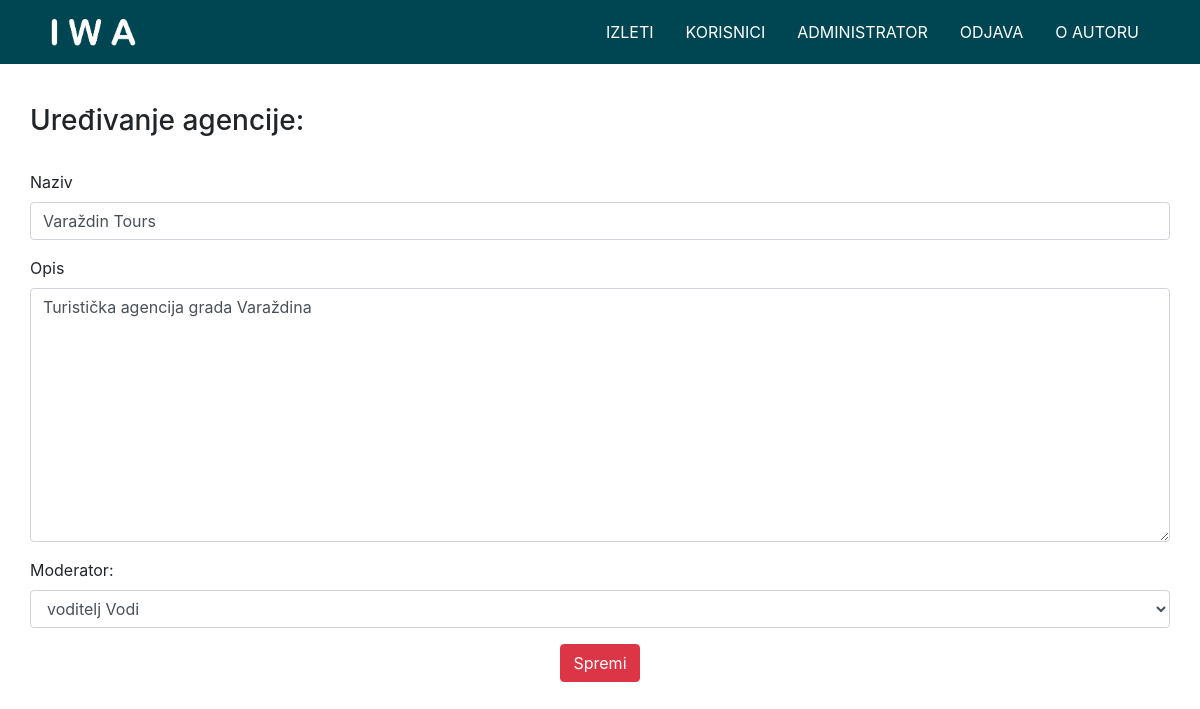
The page /edit_agency.php?id=1 (signed in) on the database its author committed.
### tables this page shows
CREATE TABLE IF NOT EXISTS `agencija` (
  `agencija_id` INT(10) NOT NULL AUTO_INCREMENT,
  `moderator_id` INT(10) NOT NULL,
  `naziv` VARCHAR(50) NOT NULL,
  `opis` TEXT NOT NULL,
  PRIMARY KEY (`agencija_id`, `moderator_id`),
  INDEX `fk_udruga_korisnik1_idx` (`moderator_id` ASC),
  CONSTRAINT `fk_udruga_korisnik1`
    FOREIGN KEY (`moderator_id`)
    REFERENCES `korisnik` (`korisnik_id`)
    ON DELETE NO ACTION
    ON UPDATE NO ACTION);

### baza.php (called while the page is built, shortened)
<?php
function izvrsiUpit($veza,$upit){
	$rezultat = mysqli_query($veza,$upit);
	return $rezultat;
}
?>

### edit_agency.php (the view, shortened to what this page needs)
<?php
    include_once("baza.php");
        $v = otvoriVezu();
        $id = $_GET['id'];
                $q2 = "SELECT * FROM korisnik WHERE korisnik.tip_id = 1";
                $user_types_r = izvrsiUpit($v,$q2);
        $q1 = "SELECT * FROM agencija WHERE agencija_id = " . $id;
        $agency_r = izvrsiUpit($v, $q1);
        $agency = mysqli_fetch_assoc($agency_r);
?>
<html lang="en">
<head>
    <link rel="stylesheet" href="./css/style.css">
    <link rel="stylesheet" href="./css/edit-agency.css">
    <link rel="stylesheet" href="./css/header.css">
    <link rel="stylesheet" href="https://stackpath.bootstrapcdn.com/bootstrap/4.3.1/css/bootstrap.min.css">
</head>
<body>
    <?php
    include("header.php");
    ?>
    <div class="edit-agency">
        <div class="edit-agency-container container">
            <h3>Uređivanje agencije:</h3>
            <br>
            <form name="edit-user" method="POST" action="<?php echo $_SERVER["PHP_SELF"] . "?id=" . $id; ?> ">
                <div class="form-group">
                    <label for="name"> Naziv </label>
                    <input class="form-control" name="name" value="<?php echo $agency["naziv"]; ?>" required>
                </div>
                <div class="form-group">
                    <label for="description">Opis </label>
                    <textarea cols="30" rows="10" class="form-control" name="description" required><?php echo $agency["opis"]; ?></textarea>
                </div>
                <div class="form-group">
                    <label for="user_type">Moderator: </label>
                    <select class="form-control" name="moderator_id" id="name">
                        <?php
                        $agency_moderator = $agency["moderator_id"];
                        while ($row = mysqli_fetch_array($user_types_r)) {
                            $korisnik_id = $row["korisnik_id"];
                            $selected = ($agency_moderator == $row["korisnik_id"]) ? ' selected="selected"' : '';
                            echo "<option value=\"" . $korisnik_id . "\" '.$selected.'";
                            echo ">" . $row["ime"] . ' ' . $row["prezime"] . "</option>";
                        }
                        ?>
                    </select>
                </div>
                <div class="d-flex form-group justify-content-center">
                    <input class="btn btn-danger d-flex" type="submit" name="edit-agency" id="submit" value="Spremi">
                </div>
            </form>
        </div>
    </div>
</body>
</html>

### style.css (style rules this page uses)
* { border: 0; margin: 0; padding: 0; -webkit-box-sizing: border-box; box-sizing: border-box; outline: 0; }
body { line-height: 16px; }
button, input, select, textarea, ul, li, a, h1, h2, h3, h4, h5, h6 { line-height: normal; margin: 0px; }

### edit-agency.css (style rules this page uses)
.edit-agency { height: calc(100vh - 44px); margin-top: 4.4rem; }
.edit-agency .edit-agency-container { padding: 40px 0px; height: 100%; }
@media screen and (min-width: 768px) { .edit-agency { height: calc(100vh - 64px); margin-top: 64px; } }

### rows shown on the page
agencija: name "Varaždin Tours", description "Turistička agencija grada Varaždina"

### other values the page prints
$_SESSION["ime"] "ADMINISTRATOR"
form field moderator_id "voditelj Vodi"
